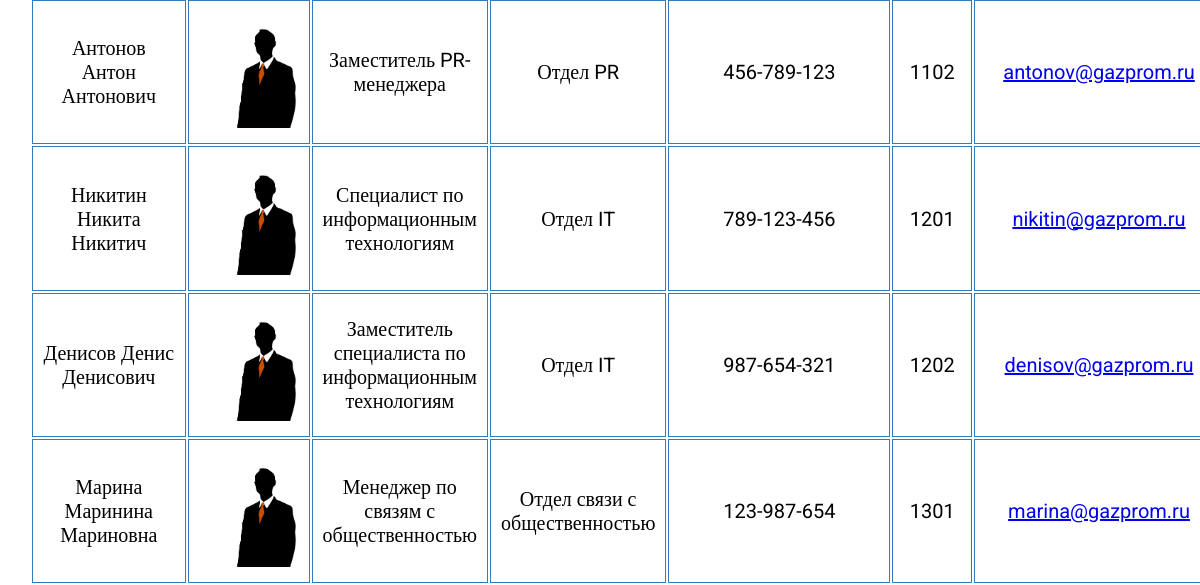
The app's page /guide.php (lower part), older data.
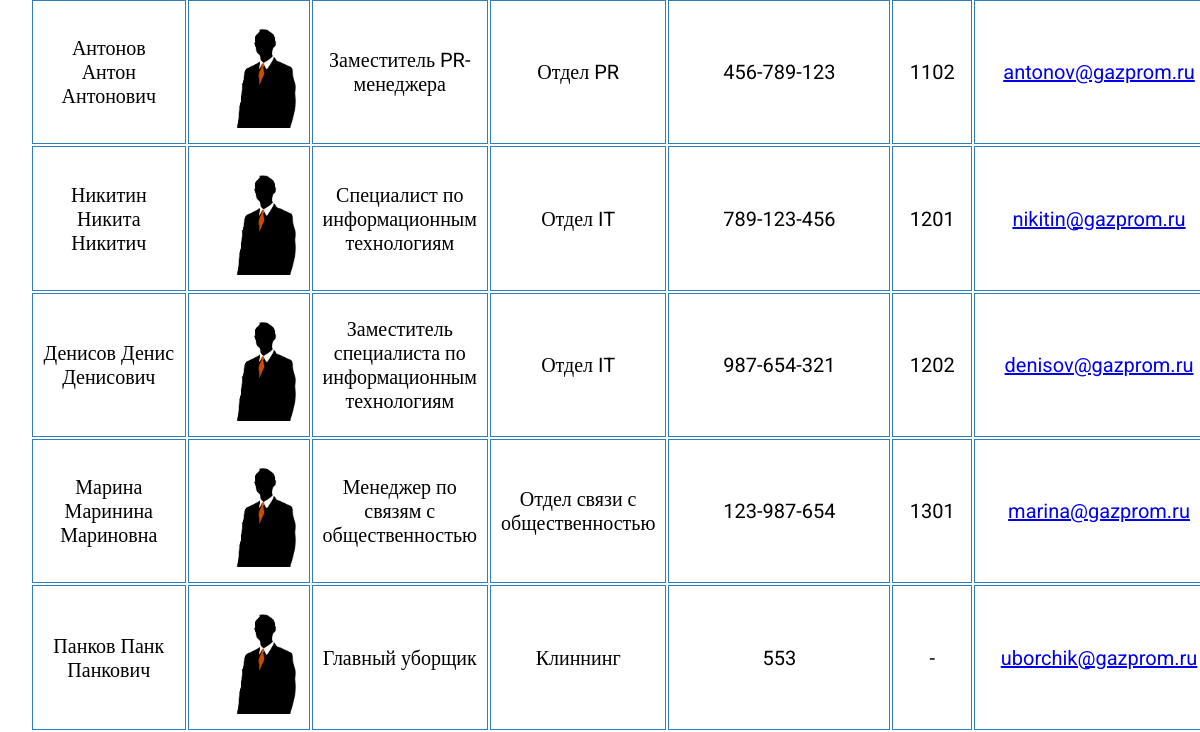
The same page, newer data.
### tables this page shows
CREATE TABLE `guide` (
  `id` int NOT NULL,
  `FIO` varchar(255) NOT NULL,
  `post` varchar(255) NOT NULL,
  `division` varchar(255) NOT NULL,
  `phone` varchar(18) NOT NULL,
  `office` varchar(255) NOT NULL,
  `mail` varchar(255) NOT NULL,
  `img` varchar(255)  DEFAULT NULL
);

### guide.php (the view, shortened to what this page needs)
<!DOCTYPE html>
<html lang="en">
<head>
    <link rel="stylesheet" href="style.css"/>
</head>
<body>
<div class="content_guide">
    <table>
        <?php
            include 'config.php';
            $sql = "SELECT `FIO`, `post`, `division`, `phone`, `office`, `mail`, `img` FROM `guide`";
            $result = $conn->query($sql);
            if ($result->num_rows > 0) {
                while ($row = $result->fetch_assoc()) {
                    echo "<tr>";
                    echo "<td>" . $row["FIO"] . "</td>";
                    if ($row["img"] != NULL) {
                        echo "<td class='img_table'><img class='nonstatic_ava' src='" . $row["img"] . "' alt='Фото'></td>";
                    } else {
                        echo "<td class='img_table'><img src='img\ava\default_photo.jpg' alt='Дефолт'></td>";
                    }
                    echo "<td>" . $row["post"] . "</td>";
                    echo "<td>" . $row["division"] . "</td>";
                    echo "<td class='num_phone'>" . $row["phone"] . "</td>";
                    echo "<td>" . $row["office"] . "</td>";
                    echo "<td><a href='mailto:" . $row["mail"] . "'>" . $row["mail"] . "</td>";
                    echo "</tr>";
                }
            } else {
                echo "0 результатов";
            }
            ?>
    </table>
</div>
</body>
</html>

### style.css (style rules this page uses)
* { margin: 0 auto; padding: 0 auto; transition: 0.5s; }
body { font-family: Roboto; display: flex; flex-direction: column; }
.content_guide { width: 95%; margin-top: 75px; min-height: 200px; text-align: center; }
table { margin-top: 50px; width: 100%; text-align: center; }
tr { padding: 10px; }
.img_table img { width: 100px; }
.num_phone { min-width: 200px; }

Row changes from the older to the newer data that the page shows:
added guide: FIO "Панков Панк Панкович", post "Главный уборщик", division "Клиннинг", phone "553", office "-", mail "uborchik@gazprom.ru"
